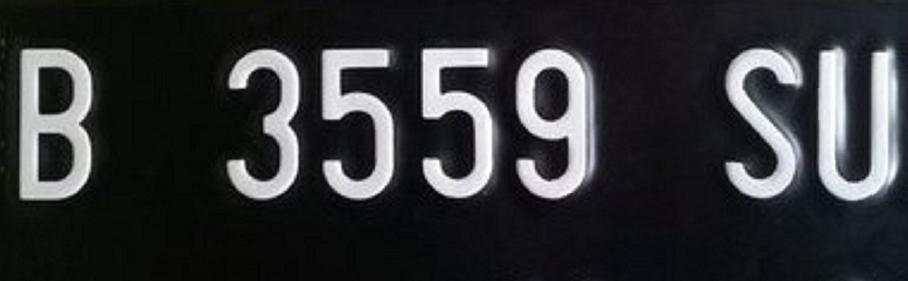
#> input picture 22 Muhammad Alvi Fikri/UTS/1.jpg, 908 x 281 px, found by its file name
$ jupyter execute --allow-errors UTS.ipynb
#> lines starting #> are read from the running program, lines starting #| are printed output that depends on the picture
## **UTS Machine Learning**:

Muhammad Alvi Fikri
2141720190
22 / TI-3E

# Segmentasi Gambar dengan Clustering

Segmentasi merupakan salah satu cara untuk membedakan antara objek satu dengan objek lainnya dalam suatu citra. Cara ini dapat dilakukan dengan mengelompokkan nilai pixel citra berdasarkan kedekatan warnanya.

Pada UTS kali ini, Anda diminta untuk melakukan segmentasi citra plat nomor kendaraan di Indonesia. Fungsi segmentasi dalam kasus ini adalah mempermudah pembacaan plat nomor kendaraan sebelum proses selanjutnya, seperti pembacaan karakter pada plat nomor.

# Ketentuan UTS

Berdasarkan pemaparan kasus, Anda diminta untuk,

1. Pilih 5 citra plat nomor untuk setiap anggota kelompok dari dataset yang telah disediakan. [DOWNLOAD](https://storage.googleapis.com/kuliah_mah/dummy.zip)
2. Lakukan segmentasi pada citra plat nomor untuk memperjelas karakter pada plat nomor.
3. Anda dapat menggunakan algortima K-Means seperti yang telah dijelaskan pada praktikum sebelumnya atau menggunakan algoritma klasterisasi yang lain.
4. Anda diperkenankan untuk melakukan pra pengolahan data (preprocessing) pada citra seperti,
    - Merubah color space
    - Reduksi dimensi
    - dsb
5. Tampilkan perbandingan citra antara sebelum dan sesudah di segmentasi

**Open Challange** (Opsional)
 - Bagaimana cara melakukan evaluasi pada hasil segementasi?
 - Terapkan pada kasus ini!

**Catatan:**
1. Proses loading citra dicontohkan dengan menggunakan library openCV
2. Secara default, openCV akan memuat citra dalam format BGR

# Kode Bantuan

[cell 1]
import numpy as np
import cv2
from google.colab import drive
import matplotlib.pyplot as plt
from google.colab.patches import cv2_imshow # path cv2.imshow di google colab
from sklearn.cluster import KMeans

[cell 2]
drive.mount('/content/drive')

[cell 3]
# Load Gambar
img = cv2.imread('/content/drive/MyDrive/MachineLearning/contoh.jpg')

# Tampilkan gambar
# cv2.imshow(img)
cv2_imshow(img) # khusus google colab karena ada issue

#> (a cell that did not finish here is left out)

#> (a cell that did not finish here is left out)

[cell 6]
def plot_pixels(data, title, colors=None, N=10000):
    if colors is None:
        colors = data

    # choose a random subset
    rng = np.random.RandomState(0)
    i = rng.permutation(data.shape[0])[:N]
    colors = colors[i]
    R, G, B = data[i].T

    fig, ax = plt.subplots(1, 2, figsize=(8, 4))
    ax[0].scatter(R, G, color=colors, marker='.')
    ax[0].set(xlabel='Red', ylabel='Green', xlim=(0, 1), ylim=(0, 1))

    ax[1].scatter(R, B, color=colors, marker='.')
    ax[1].set(xlabel='Red', ylabel='Blue', xlim=(0, 1), ylim=(0, 1))

    fig.suptitle(title, size=14)

#> (a cell that did not finish here is left out)

# Contoh Hasil Yang Diharapkan

[cell 8]
# Definisikan model k-means dengan lebih banyak cluster (misalnya, 16 cluster)
kmeans = KMeans(n_clusters=2, random_state=0, n_init=1)

# Fit data ke model k-means
#> (the rest of this cell did not finish here and is left out)

[cell 9]
fig, ax = plt.subplots(1, 2, figsize=(16, 6),
                       subplot_kw=dict(xticks=[], yticks=[]))
fig.subplots_adjust(wspace=0.05)
#> (the rest of this cell did not finish here and is left out)

# Jawaban

[cell 10]
# List dari path gambar-gambar yang akan di-klaster
image_paths = [
    '/content/drive/MyDrive/MachineLearning/1.jpg',
    '/content/drive/MyDrive/MachineLearning/2.jpg',
    '/content/drive/MyDrive/MachineLearning/3.jpg',
    '/content/drive/MyDrive/MachineLearning/4.jpg',
    '/content/drive/MyDrive/MachineLearning/5.jpg'
]

for i, img_path in enumerate(image_paths, start=1):
    print(f"\033[1mGAMBAR {i}\033[0m")
    print()
    # Load Gambar
    img = cv2.imread(img_path)
#> img is the input picture: shape (281, 908, 3); mean B, G, R 53.4, 51.2, 50.1

    # Tampilkan gambar

    plt.imshow(cv2.cvtColor(img, cv2.COLOR_BGR2RGB))
    plt.axis('off')
    plt.show()
    print()

    h, w, ch = img.shape
#> h = 281; w = 908; ch = 3
    print("Height:", h)
#| Height: 281
    print("Width:", w)
#| Width: 908
    print("Channels:", ch)
#| Channels: 3
    print()

    data = img / 255.0
    data = data.reshape(h * w, ch)
    data.shape

    def plot_pixels(data, title, colors=None, N=10000):
#> called with data = array of shape (255148, 3), N = 10000
        if colors is None:
            colors = data

        # Choose a random subset
        rng = np.random.RandomState(0)
        i = rng.permutation(data.shape[0])[:N]
        colors = colors[i]
        R, G, B = data[i].T
#> R = 10000 values, max 1 at index 638, min 0.00392 at index 5824, mean 0.209; G = 10000 values, max 1 at index 9009, min 0.0118 at index 221, mean 0.201; B = 10000 values, max 1 at index 2176, min 0.0118 at index 221, mean 0.197

        fig, ax = plt.subplots(1, 2, figsize=(8, 4))
        ax[0].scatter(R, G, color=colors, marker='.')
        ax[0].set(xlabel='Red', ylabel='Green', xlim=(0, 1), ylim=(0, 1))

        ax[1].scatter(R, B, color=colors, marker='.')
        ax[1].set(xlabel='Red', ylabel='Blue', xlim=(0, 1), ylim=(0, 1))

        fig.suptitle(title, size=14)

    plot_pixels(data, title='Input color space: 16 million possible colors')

    # Definisikan model k-means dengan lebih banyak cluster (misalnya, 16 cluster)
    kmeans = KMeans(n_clusters=2, random_state=0, n_init=1)

    # Fit data ke model k-means
    kmeans.fit(data)

    # Mendapatkan nilai titik tengah dari setiap cluster
    cluster_centers = kmeans.cluster_centers_

    # Tambahkan inisialisasi new_colors
    new_colors = cluster_centers[kmeans.labels_].reshape(h, w, ch)

    # Konversi gambar ke ruang warna RGB
    img_rgb = cv2.cvtColor(img, cv2.COLOR_BGR2RGB)

    # Skalakan nilai-nilai di new_colors ke rentang 0-255 dan konversi ke RGB
    img_recolored = (new_colors * 255).astype(np.uint8)
    img_recolored = cv2.cvtColor(img_recolored, cv2.COLOR_BGR2RGB)
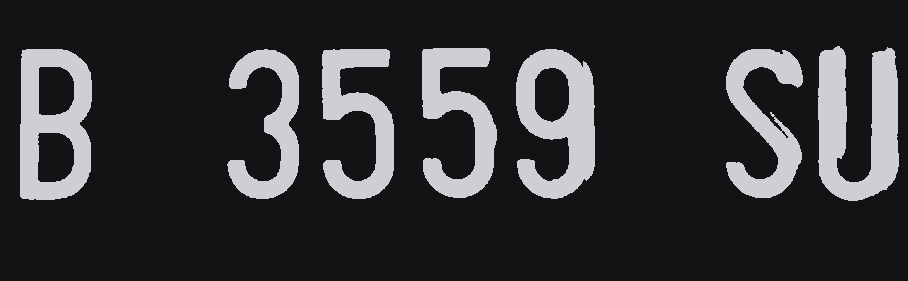
#> img_recolored: shape (281, 908, 3); mean R, G, B 49.6, 50.6, 52.9

    # Tampilkan gambar hasil clustering
    fig, ax = plt.subplots(1, 2, figsize=(16, 6),
                           subplot_kw=dict(xticks=[], yticks=[]))
    fig.subplots_adjust(wspace=0.05)
    ax[0].imshow(img_rgb)
    ax[0].set_title('Original Image', size=16)
    ax[1].imshow(img_recolored)
    ax[1].set_title('2-color Image', size=16)
    plt.show()
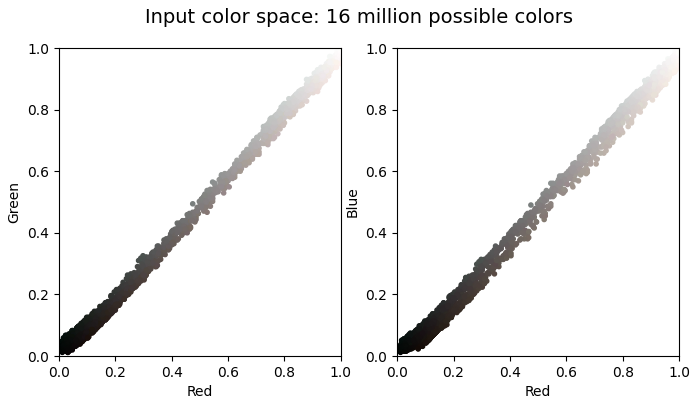
#> figure drawn by matplotlib, 2 panels
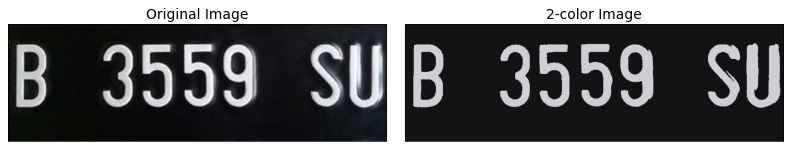
#> figure drawn by matplotlib, 2 panels
    print()
#> pass 2 of the loop `for i, img_path in enumerate(image_paths, start=1):`:
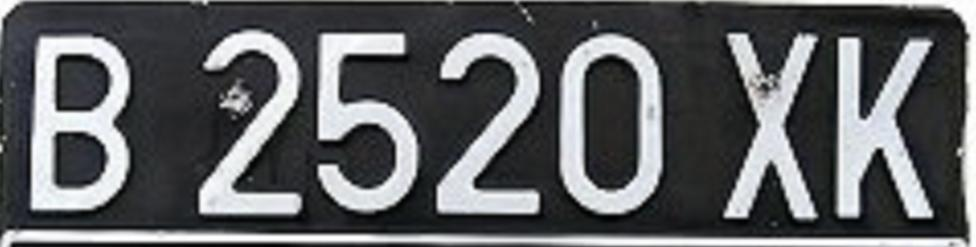
#> input picture 22 Muhammad Alvi Fikri/UTS/2.jpg, 976 x 247 px, found by its file name
#> img is the input picture: shape (247, 976, 3); mean B, G, R 99.1, 96.9, 95.2
#| Height: 247
#| Width: 976
#| Channels: 3
#> data: shape (247, 976, 3) float64
#> img_recolored: shape (247, 976, 3)
#> `plt.show()`:
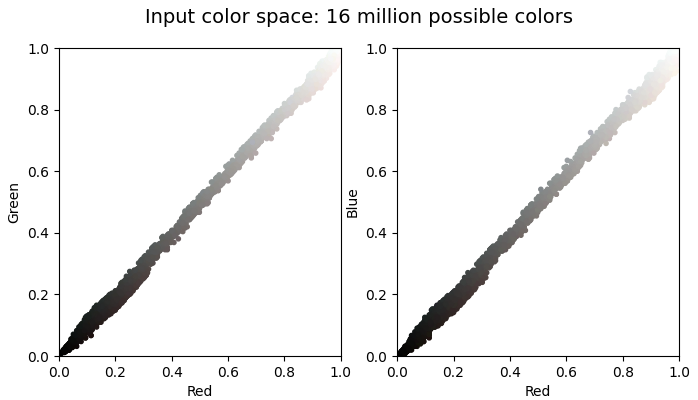
#> figure drawn by matplotlib, 2 panels
#> `plt.show()`:
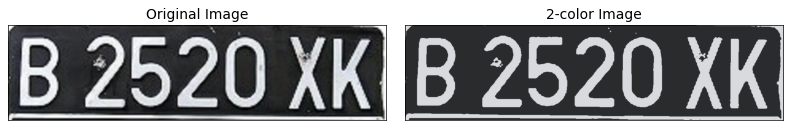
#> figure drawn by matplotlib, 2 panels
#> pass 3 of the loop `for i, img_path in enumerate(image_paths, start=1):`:
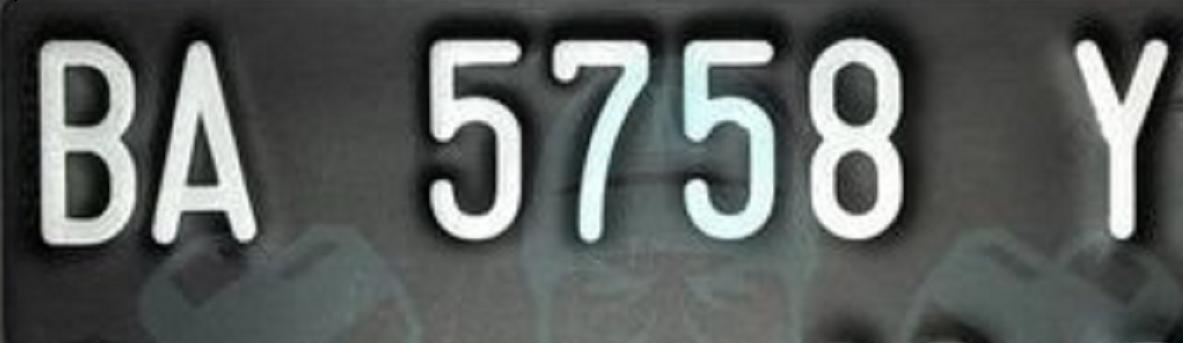
#> input picture 22 Muhammad Alvi Fikri/UTS/3.jpg, 1183 x 343 px, found by its file name
#> img is the input picture: shape (343, 1183, 3); mean B, G, R 93.2, 95, 91
#| Height: 343
#| Width: 1183
#| Channels: 3
#> data: shape (343, 1183, 3) float64
#> `img_recolored = cv2.cvtColor(img_recolored, cv2.COLOR_BGR2RGB)`:
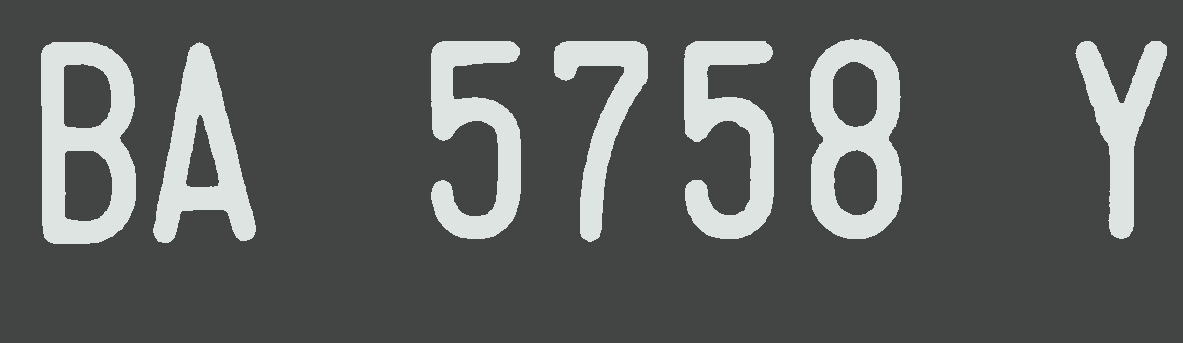
#> img_recolored: shape (343, 1183, 3); mean R, G, B 90.8, 94.5, 92.3
#> `plt.show()`:
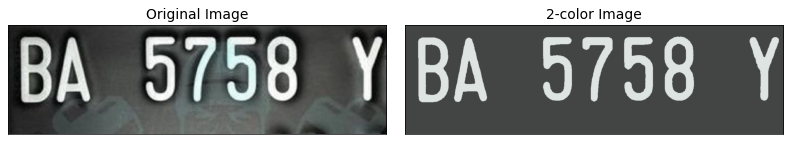
#> figure drawn by matplotlib, 2 panels
#> the loop made 5 passes; the first 3 are shown
